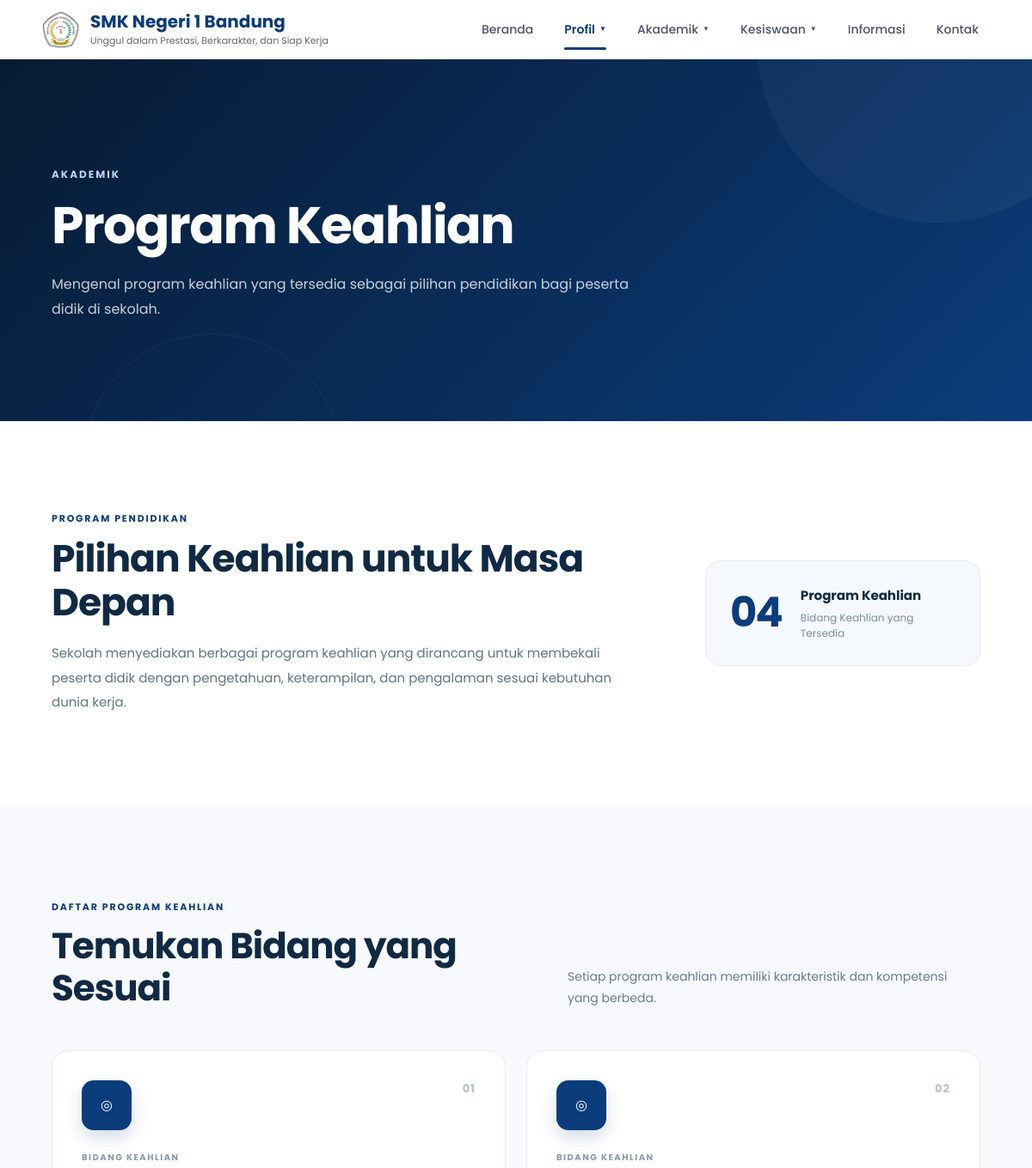
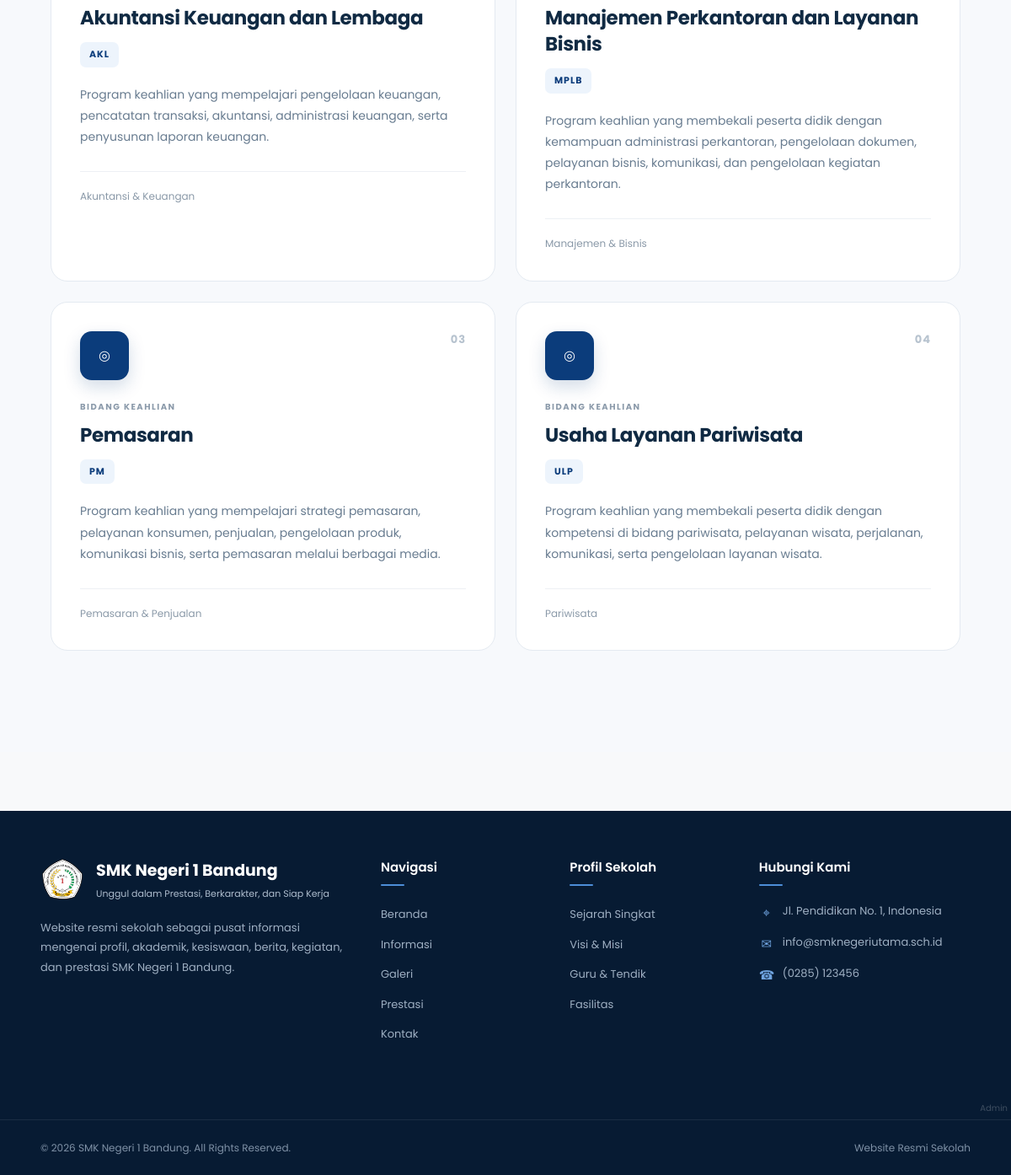
/pages/program-keahlian.php, run on the app's committed database (2 pictures, top to bottom).
### tables this page shows
CREATE TABLE IF NOT EXISTS program_keahlian (
  id INT UNSIGNED AUTO_INCREMENT PRIMARY KEY,
  kode VARCHAR(30) NOT NULL,
  nama VARCHAR(150) NOT NULL,
  bidang VARCHAR(150) DEFAULT '',
  deskripsi TEXT,
  urutan INT DEFAULT 0
);

### config/database.php (called while the page is built, shortened)
<?php
if (!function_exists('e')) { function e($value): string { return htmlspecialchars((string)$value, ENT_QUOTES, 'UTF-8'); } }

### pages/program-keahlian.php (the view)
<?php require_once __DIR__ . '/../config/database.php'; include '../includes/header.php'; $program_data=$conn->query('SELECT * FROM program_keahlian ORDER BY urutan ASC,id ASC')->fetch_all(MYSQLI_ASSOC); ?>
<div class="program-page"><section class="program-hero"><div class="container"><span class="program-label">AKADEMIK</span><h1>Program Keahlian</h1><p>Mengenal program keahlian yang tersedia sebagai pilihan pendidikan bagi peserta didik di sekolah.</p></div></section><section class="program-intro"><div class="container"><div class="program-intro-grid"><div class="program-intro-text"><span>PROGRAM PENDIDIKAN</span><h2>Pilihan Keahlian untuk Masa Depan</h2><p>Sekolah menyediakan berbagai program keahlian yang dirancang untuk membekali peserta didik dengan pengetahuan, keterampilan, dan pengalaman sesuai kebutuhan dunia kerja.</p></div><div class="program-stat"><div class="program-stat-number"><?= str_pad(count($program_data),2,'0',STR_PAD_LEFT) ?></div><div class="program-stat-info"><strong>Program Keahlian</strong><span>Bidang Keahlian yang Tersedia</span></div></div></div></div></section><section class="program-list-section"><div class="container"><div class="program-list-heading"><div><span>DAFTAR PROGRAM KEAHLIAN</span><h2>Temukan Bidang yang Sesuai</h2></div><p>Setiap program keahlian memiliki karakteristik dan kompetensi yang berbeda.</p></div><div class="program-grid"><?php foreach($program_data as $i=>$p): ?><article class="program-card"><div class="program-card-top"><div class="program-icon">◎</div><span class="program-number"><?= str_pad($i+1,2,'0',STR_PAD_LEFT) ?></span></div><div class="program-category">BIDANG KEAHLIAN</div><h3><?= e($p['nama']) ?></h3><div class="program-code"><?= e($p['kode']) ?></div><p><?= e($p['deskripsi']) ?></p><div class="program-card-footer"><span><?= e($p['bidang']) ?></span></div></article><?php endforeach; ?></div></div></section></div><?php include '../includes/footer.php'; ?>

### css/common.css (style rules this page uses)
* { margin: 0; padding: 0; box-sizing: border-box; font-family: 'Poppins', sans-serif; }
body { background-color: #f8f9fa; color: #333; line-height: 1.6; }
.container { width: 90%; max-width: 1200px; margin: 0 auto; padding: 20px 0; }

### data on the page
program_keahlian: i "01", nama "Akuntansi Keuangan dan Lembaga", kode "AKL", deskripsi "Program keahlian yang mempelajari pengelolaan keuangan, pencatatan transaksi, akuntansi, administrasi keuangan, serta penyusunan laporan keuangan.", bidang "Akuntansi & Keuangan"
program_keahlian: i "02", nama "Manajemen Perkantoran dan Layanan Bisnis", kode "MPLB", deskripsi "Program keahlian yang membekali peserta didik dengan kemampuan administrasi perkantoran, pengelolaan dokumen, pelayanan bisnis, komunikasi, dan pengelolaan kegiatan perkantoran.", bidang "Manajemen & Bisnis"
program_keahlian: i "03", nama "Pemasaran", kode "PM", deskripsi "Program keahlian yang mempelajari strategi pemasaran, pelayanan konsumen, penjualan, pengelolaan produk, komunikasi bisnis, serta pemasaran melalui berbagai media.", bidang "Pemasaran & Penjualan"
program_keahlian: i "04", nama "Usaha Layanan Pariwisata", kode "ULP", deskripsi "Program keahlian yang membekali peserta didik dengan kompetensi di bidang pariwisata, pelayanan wisata, perjalanan, komunikasi, serta pengelolaan layanan wisata.", bidang "Pariwisata"

### other printed values
str_pad(count($program_data),2,'0',STR_PAD_LEFT) "04"
